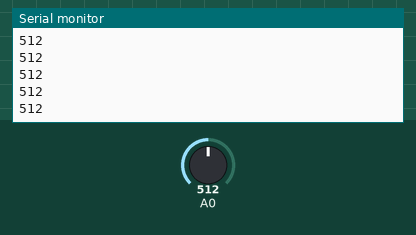
Simulated run of this sketch. Board: Arduino Nano, built with avr-gcc and run on an emulated ATmega328P. On the bench: the last lines printed to the serial monitor. The test bench sets the inputs (shaded band); at power-on: A0 = 512.

Above: at 8.7 s.
8.8 s: A0 set to 716
At 9.4 s:
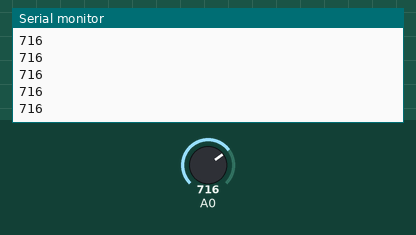
10.3 s: A0 set to 900
At 10.9 s:
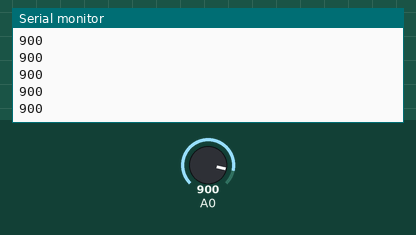
Timing chart, 0 to 13.3 s (numbered marks = the images above; inputs shaded):
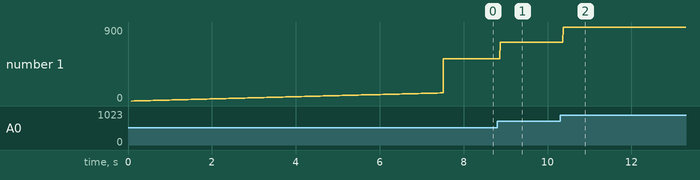

Measured:
- after the input at 8.8 s, the serial monitor: prints a new line after 0.07 s (image 1)
- after the input at 10.3 s, the serial monitor: prints a new line after 0.07 s (image 2)
- plotted number 1: 512 → 716 after the input at 8.8 s, 716 → 9 after the input at 10.3 s

The sketch:

reflectance.ino
```cpp
#include <QTRSensors.h>
#define IRpin 1
QTRSensorsRC matrizSensores((unsigned char[]) {14, 15, 16, 17, 18, 19, 20, 21}, 8);
QTRSensorsAnalog marcadorL((unsigned char[]) {A7}, 1);
QTRSensorsAnalog marcadorR((unsigned char[]) {A0}, 1);
unsigned int arraySensores[6];
unsigned int markerL[1];
unsigned int markerR[1];
int LineError=0;
bool OnMarker=false;
bool OnMarker_Last=false;

int GetError(){
  LineError = map(matrizSensores.readLine(arraySensores, QTR_EMITTERS_ON, 1), 0, 7000, -100, 100);
}

bool CheckMarker(){
  marcadorL.readCalibrated(markerL, QTR_EMITTERS_ON);
  marcadorR.readCalibrated(markerR, QTR_EMITTERS_ON);
  if(markerL[0]<250||markerR[0]<250){
    OnMarker=true;
  } else {
    OnMarker=false;
  }
  if(OnMarker=true && OnMarker_Last==false && abs(LineError)<2500){
    return true;
  } else {
    return false;
  }
  OnMarker_Last=OnMarker;
}

void setup() {
  Serial.begin(9600);
  Serial.println("Initializing");
  pinMode(IRpin, OUTPUT);
  digitalWrite(IRpin, HIGH);
  for(int i=0; i<100; i++){
    matrizSensores.calibrate(QTR_EMITTERS_ON);
    marcadorL.calibrate(QTR_EMITTERS_ON);
    marcadorR.calibrate(QTR_EMITTERS_ON);
    Serial.println(i);
  }
}

void loop() {
  Serial.println(analogRead(14));
}
```
